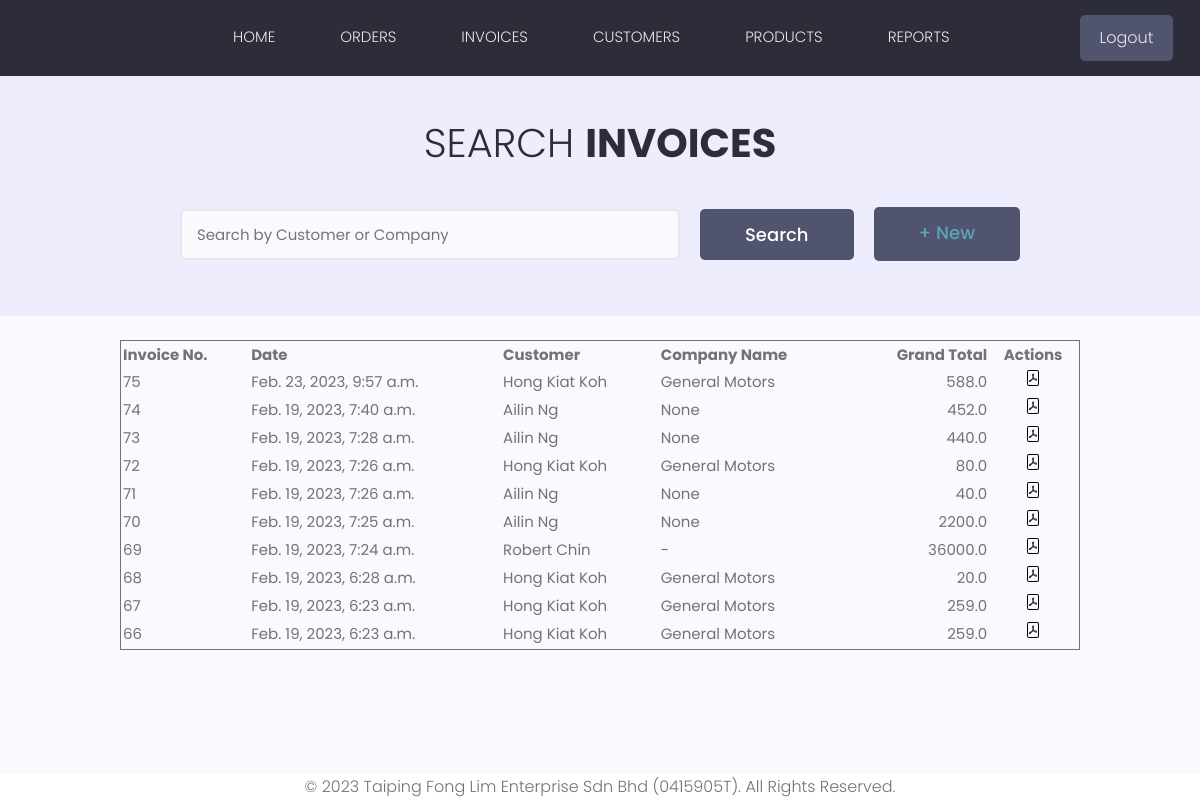
Page /invoices/ (signed in) on the committed database.
### products/models.py (models this page shows, shortened)
class Invoice(models.Model):
    customer = models.ForeignKey(Customer, on_delete=models.PROTECT, null=True)
    user = models.ForeignKey(User, on_delete=models.PROTECT, null=True)
    timeGenerated = models.DateTimeField(auto_now_add=True)
    grandTotal = models.FloatField(null=True)
    summary = models.CharField(max_length=500, null=True)
    class Meta:
        ordering = ['-id']

class Customer(models.Model):
    STATES = (
        ('Johor', 'Johor'),
        ('Kedah', 'Kedah'),
        ('Kelantan', 'Kelantan'),
        ('Malacca', 'Malacca'),
        ('Negeri Sembilan', 'Negeri Sembilan'),
        ('Pahang', 'Pahang'),
        ('Penang', 'Penang'),
        ('Perak', 'Perak'),
        ('Perlis', 'Perlis'),
        ('Sabah', 'Sabah'),
        ('Sarawak', 'Sarawak'),
        ('Selangor', 'Selangor'),
        ('Terengganu', 'Terengganu'),
        )
    firstname = models.CharField(max_length=50, null=True)
    lastname = models.CharField(max_length=50, null=True)
    address = models.CharField(max_length=200, null=True, default='N/A')
    phone_regex = RegexValidator(regex=r'^\d{3}\d{3}\d{4}$')
    phone = models.CharField(null=True, max_length=30, validators=[phone_regex])
    email = models.EmailField(null=True, validators=[validators.EmailValidator()])
    companyName = models.CharField(max_length=100, null=True, default='N/A')
    companyPhone = models.IntegerField(null=True)
    companyAddress = models.CharField(max_length=200, null=True, default='N/A')
    city = models.CharField(max_length=20, null=True, default='N/A')
    state = models.CharField(max_length=15, choices=STATES, null=True)
    postcode = models.IntegerField(null=True)
    tier = models.ForeignKey(Tier, on_delete=models.PROTECT)
    def __str__(self):
        return f"{self.firstname} {self.lastname}"

### products/views.py (the view)
# urls.py: path("invoices/", views.invoices, name="invoices"),
@login_required(login_url='login')
def invoices(request):
    invoices, search_query = searchItems(request, 'search_invoice')
    custom_range, invoices = paginateItems(request, invoices)
    context = {'invoices': invoices, 'search_query': search_query, 'custom_range': custom_range}
    return render(request, 'invoices.html', context)

### products/utilities.py (called while the page is built, shortened)
def searchItems(request, search_type):
    search_query = ''
    if request.GET.get('search_query'):
        search_query = request.GET.get('search_query')
    if search_type == 'search_order':
        orders = Order.objects.distinct().filter(
            Q(customer__firstname__icontains=search_query) |
            Q(product__productName__icontains=search_query)
        )
        return orders, search_query
    elif search_type == 'search_product':
        products = Product.objects.distinct().filter(
            Q(productName__icontains=search_query)
        )
        return products, search_query
    elif search_type == 'search_invoice':
        invoices = Invoice.objects.distinct().filter(
            Q(customer__firstname__icontains=search_query) |
            Q(customer__companyName__icontains=search_query)
        )
        return invoices, search_query

def paginateItems(request, items):
    page = request.GET.get('page')
    results = 10
    paginator = Paginator(items, results)
    try:
        items = paginator.page(page)
    except PageNotAnInteger:
        page = 1
        items = paginator.page(page)
    except EmptyPage:
        page = paginator.num_pages
        items = paginator.page(page)
    leftIndex = int(page) - 4
    if leftIndex < 1:
        leftIndex = 1
    rightIndex = int(page) + 5
    if rightIndex > paginator.num_pages:
        rightIndex = paginator.num_pages + 1
    custom_range = range(leftIndex, rightIndex)
    return custom_range, items

### templates/invoices.html (shortened to what this page needs)
{% extends 'main.html' %}
{% load static %}
{% block content %}
<main class="projects">
  <section class="hero-section text-center">
    <div class="container container--narrow">
      <div class="hero-section__box">
        <h2>Search <span>Invoices</span></h2>
      </div>
      <div class="hero-section__search">
        <form id='searchForm' class="form" action="{% url 'invoices' %}" method="get">
          <div class="form__field">
            <input class="input input--text" id="formInput#search" type="text" name="search_query"
              value="{{ search_query }}"
                   placeholder="Search by Customer or Company" />
          </div>
          <input class="btn btn--sub btn--lg" type="submit" value="Search" /><h1 class="btn btn--sub btn--lg" type="button" value="ADD INVOICES"><a href="{% url 'generateInvoices' %}">+ New</a></h1>
        </form>
      </div>
    </div>
  </section>
    <br>
<table class="table">
  <thead>
    <tr class="align-left">
      <th>Invoice No.</th>
      <th>Date</th>
      <th>Customer</th>
      <th>Company Name</th>
      <th class="align-numeric">Grand Total</th>
      <th class="align-center">Actions</th>
    </tr>
  </thead>
  <tbody>
    {% for invoice in invoices %}
                <tr class="align-left">
                    <td>{{ invoice.id }}</td>
                    <td>{{ invoice.timeGenerated }}</td>
                    <td>{{ invoice.customer }}</td>
                    <td>{{ invoice.customer.companyName }}</td>
                    <td class="align-numeric">{{ invoice.grandTotal }}</td>
                    <td class="align-center"><a href="{% url 'pdf_view' invoice.pk %}"><img src="{% static 'images/pdf-icon.svg' %}" ></a></td>
                </tr>
            {% endfor %}
  </tbody>
</table>
</main>
{% endblock %}

### static/styles/app.css (style rules this page uses)
:root { --color-sub: #2d2d39; }
.btn--sub { background-color: var(--color-sub-light); }
img { width: 100%; }
.hero-section { height: 40vh; display: flex; align-items: center; background-color: var(--color-sub); }
.hero-section__box { margin-bottom: 4rem; }
.hero-section__box > h2, .hero-section__box > h2 > span { font-size: 4rem; color: var(--color-light); line-height: 1.3; text-transform: uppercase; }
.hero-section__box > h2 { font-weight: 300; }
.hero-section__box > h2 > span { font-weight: 700; }
.hero-section__search > .form { display: flex; align-items: center; justify-content: center; gap: 2rem; }
.hero-section__search > .form input.input--text { width: 50rem; }
.projects > .hero-section { background: var(--color-sub-lighter); height: 30vh; }
.projects .hero-section__box { margin-bottom: 2.5rem; }
.projects .hero-section__box > h2 { color: var(--color-sub); }
.projects .hero-section__box > h2 > span { font-weight: 700; color: var(--color-sub); }
.table { border: 1px solid; width: 80%; margin-left: auto; margin-right: auto; }
.align-left { text-align: left; }
.align-numeric { text-align: right; }
.align-center { text-align: center; }

### static/uikit/styles/modules/_variables.css (style rules this page uses)
:root { --color-main: #5aa5b9; --color-main-light: #e6faff; --color-sub: #3f4156; --color-sub-light: #51546e; --color-sub-lighter: #ededfd; --color-text: #737373; --color-gray: #8b8b8b; --color-light: #e5e7eb; --color-light-gray: #767676; --color-bg: #f8fafd; --color-white: #fffefd; --color-white-light: #f3f3f3; --color-success: #359e64; --color-success-bg: #def8e8; --color-error: #fc4b0b; --color-error-bg: #fff2ee; --font-base: 'Poppins', arial, helvetica, 'Segoe UI', roboto, ubuntu, sans-serif; --font-monospace: 'Fira Code', 'Courier New', courier, monospace; --font-regular: 300; --font-medium: 500; --font-bold: 700; --generic-shadow: 1px 1px 5px #00000010; --generic-transition: all 0.3s ease-in-out; }

### static/uikit/styles/modules/_base.css (style rules this page uses)
* { margin: 0; padding: 0; box-sizing: border-box; text-rendering: optimizeLegibility; color: inherit; font-size: inherit; }
html { font-size: 50%; }
@media only screen and (min-width: 480px) { html { font-size: 56.25%; } }
@media only screen and (min-width: 1200px) { html { font-size: 62.5%; } }
body { line-height: 1.6; font-weight: 400; font-size: 1.5rem; color: var(--color-text); background-color: var(--color-bg); min-height: 100vh; }

### static/uikit/styles/modules/_typography.css (style rules this page uses)
* { font-family: var(--font-base); }
h1 { font-size: 4.8rem; font-weight: var(--font-medium); }
h2 { font-size: 3.6rem; font-weight: var(--font-bold); }
p, span, strong { font-size: 1.6rem; color: var(--color-text); font-weight: var(--font-regular); }
a { padding-bottom: 2px; text-decoration: none; display: inline-block; color: var(--color-main); font-weight: var(--font-medium); }

### static/uikit/styles/modules/_utilities.css (style rules this page uses)
.container { width: 92%; max-width: 165rem; margin: 0 auto; box-sizing: border-box; }
.container--narrow { width: 92%; max-width: 120rem; }
@media screen and (min-width: 1000px) { .container { width: 90%; } }
@media screen and (min-width: 1000px) { .container--narrow { width: 85%; } }
@media screen and (min-width: 1200px) { .container { width: 80%; } }
@media screen and (min-width: 1200px) { .container--narrow { width: 72%; } }
.text-center { text-align: center; }

### static/uikit/styles/modules/_button.css (style rules this page uses)
.btn { display: inline-block; position: relative; cursor: pointer; background-color: var(--color-light); font-weight: var(--font-medium); color: var(--color-sub); text-decoration: none; padding: 1rem 2rem; border-radius: 0.5rem; border: none; width: -webkit-fit-content; width: -moz-fit-content; width: fit-content; height: -webkit-fit-content; height: -moz-fit-content; height: fit-content; font-size: 1.6rem; outline-width: 0; outline-color: transparent; -webkit-backface-visibility: hidden; backface-visibility: hidden; transition: all 0.3s ease-in-out; }
.btn--sub { background-color: var(--color-sub); color: var(--color-white); }
.btn--lg { font-size: 1.8rem; padding: 1.2rem 4.5rem; }

### static/uikit/styles/modules/_form.css (style rules this page uses)
.form { display: block; }
.form__field { margin-top: 1.5rem; margin-bottom: 1.5rem; }
input.input[type='text'], input.input[type='email'], input.input[type='password'], input.input[type='number'], select.input, textarea.input { min-width: 24rem; width: 100%; padding: 1.2rem 1.5rem; border-radius: 0.5rem; border: 2px solid var(--color-light); transition: all 0.3s ease-in-out; background-color: var(--color-bg); }

### rows in the picture
Invoice: id "75", timeGenerated "Feb. 23, 2023, 9:57 a.m.", customer "Hong Kiat Koh", customer.companyName "General Motors", grandTotal "588.0"
Invoice: id "74", timeGenerated "Feb. 19, 2023, 7:40 a.m.", customer "Ailin Ng", customer.companyName "None", grandTotal "452.0"
Invoice: id "73", timeGenerated "Feb. 19, 2023, 7:28 a.m.", customer "Ailin Ng", customer.companyName "None", grandTotal "440.0"
Invoice: id "72", timeGenerated "Feb. 19, 2023, 7:26 a.m.", customer "Hong Kiat Koh", customer.companyName "General Motors", grandTotal "80.0"
Invoice: id "71", timeGenerated "Feb. 19, 2023, 7:26 a.m.", customer "Ailin Ng", customer.companyName "None", grandTotal "40.0"
Invoice: id "70", timeGenerated "Feb. 19, 2023, 7:25 a.m.", customer "Ailin Ng", customer.companyName "None", grandTotal "2200.0"
Invoice: id "69", timeGenerated "Feb. 19, 2023, 7:24 a.m.", customer "Robert Chin", customer.companyName "-", grandTotal "36000.0"
Invoice: id "68", timeGenerated "Feb. 19, 2023, 6:28 a.m.", customer "Hong Kiat Koh", customer.companyName "General Motors", grandTotal "20.0"
Invoice: id "67", timeGenerated "Feb. 19, 2023, 6:23 a.m.", customer "Hong Kiat Koh", customer.companyName "General Motors", grandTotal "259.0"
Invoice: id "66", timeGenerated "Feb. 19, 2023, 6:23 a.m.", customer "Hong Kiat Koh", customer.companyName "General Motors", grandTotal "259.0"
